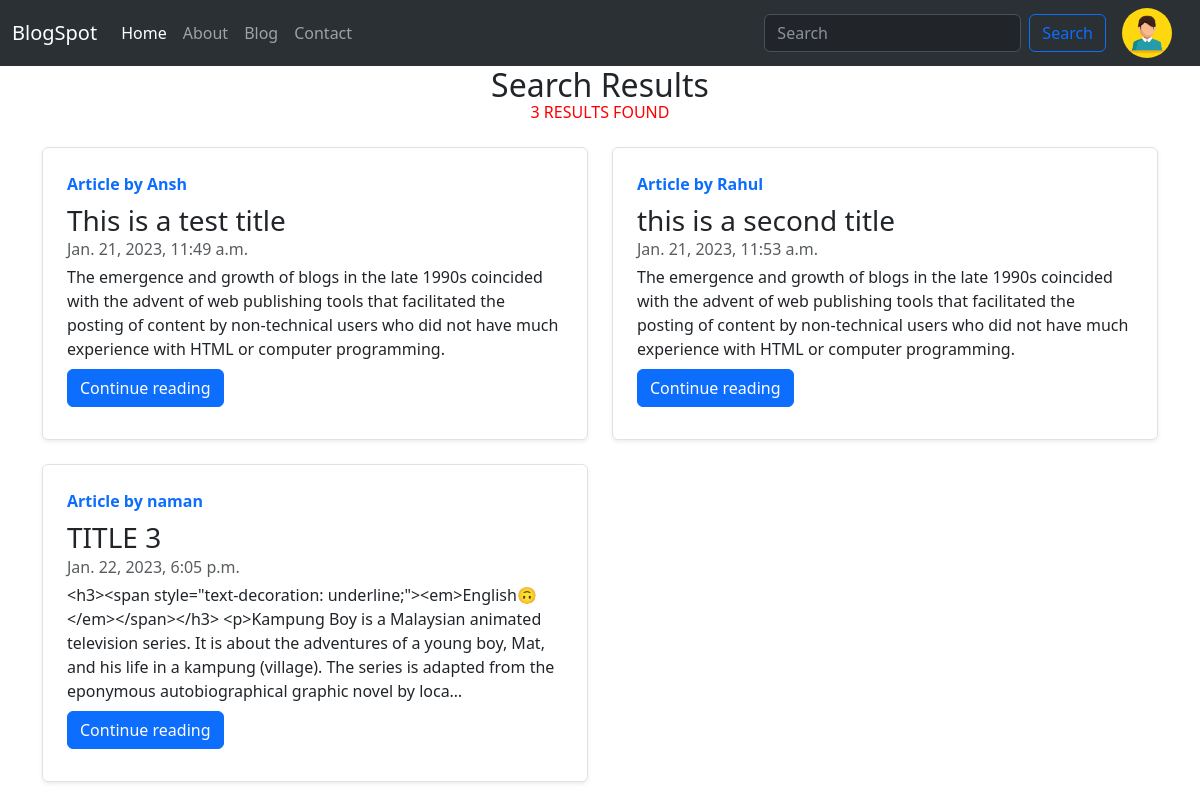
/search/ (signed in), run on the app's committed database.
### blog/models.py (models this page shows, shortened)
class Post(models.Model):
    sno=models.AutoField(primary_key=True)
    title=models.CharField(max_length=100)
    content=models.TextField()
    author=models.CharField(max_length=50)
    slug=models.CharField(max_length=100)
    views=models.IntegerField(default=0)
    timeStamp=models.DateTimeField(blank=True)

### home/views.py (the view)
# urls.py: path('search/', views.search, name='search'),
def search(request):
    quary=request.GET.get('quary','')
    print(quary)
    if len(quary)<50:
        allPostsTitle=Post.objects.filter(title__icontains=quary)
        allPostsContent=Post.objects.filter(content__icontains=quary)
        allPosts=allPostsTitle.union(allPostsContent)
    else:
        allPosts={}
    n=len(allPosts)
    params={'allPosts':allPosts,'totalresult':n}
    return render(request,"home/search.html",params)

### templates/home/search.html (shortened to what this page needs)
{% extends 'base.html' %}
{% block body %}
<div>
<h2 class="text-center mb-4">Search Results</h2>
<h6 class="text-center mb-4" style="margin-top: -25px; color: red;">{{totalresult}} RESULTS FOUND</h6>
</div>
<div class="container mt-4">
    <div class="row mb-2">
        {% for item in allPosts%}
        <div class="col-md-6">
            <div class="row g-0 border rounded overflow-hidden flex-md-row mb-4 shadow-sm h-md-250 position-relative">
                <div class="col p-4 d-flex flex-column position-static">
                    <strong class="d-inline-block mb-2 text-primary"> Article by {{item.author}}</strong>
                    <h3 class="mb-0">{{item.title}}</h3>
                    <div class="mb-1 text-muted">{{item.timeStamp}}</div>
                    <p class="card-text mb-auto">{{item.content|truncatechars:300}}</p>
                    <div>
                        <a href="{{item.slug}}" role="button" class="btn btn-primary my-2">Continue reading</a>
                    </div>
                </div>
            </div>
        </div>
        {% endfor %}
    </div>
</div>
{% endblock body %}

### data on the page
Post: author "Ansh", title "This is a test title", timeStamp "Jan. 21, 2023, 11:49 a.m.", content "The emergence and growth of blogs in the late 1990s coincided with the advent of web publishing tools that facilitated the posting of content by non-technical users who did not have much experience with HTML or computer programming."
Post: author "Rahul", title "this is a second title", timeStamp "Jan. 21, 2023, 11:53 a.m.", content "The emergence and growth of blogs in the late 1990s coincided with the advent of web publishing tools that facilitated the posting of content by non-technical users who did not have much experience with HTML or computer programming."
Post: author "naman", title "TITLE 3", timeStamp "Jan. 22, 2023, 6:05 p.m.", content "<h3><span style=\"text-decoration: underline;\"><em>English🙃</em></span></h3> <p>Kampung Boy is a Malaysian animated television series. It is about the adventures of a young boy, Mat, and his life in a kampung (village). The series is adapted from the eponymous autobiographical graphic novel by loca…"

### other printed values
{{ totalresult }} "3"
